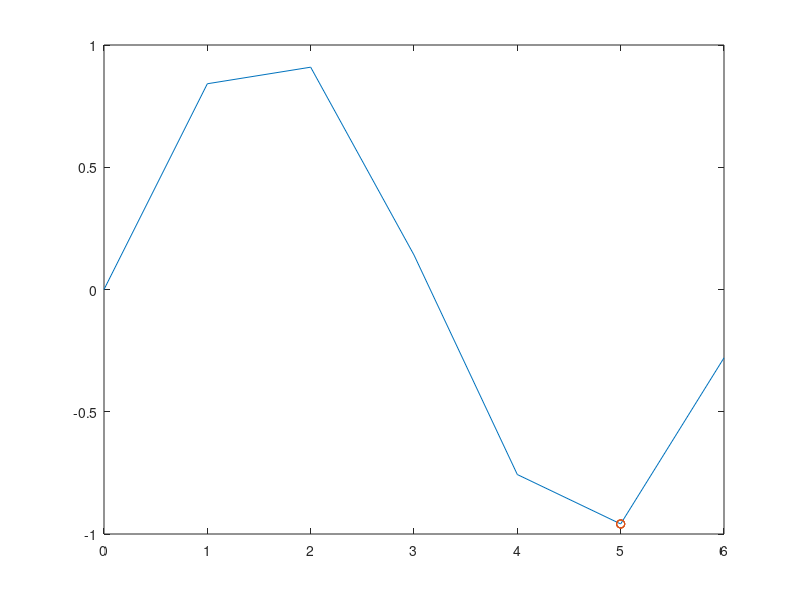

This chart was generated by the following MATLAB code:
clc;clear all;close all;
x = [0, 1, 2, 3, 4, 5, 6];
y = [0, 0.8415, 0.9093, 0.1411, -0.7568, -0.9589, -0.2794];
n = input('Enter the polynomial order (1, 2, or 3): ');
for i = 1:4
    Xk(i) = input(sprintf('Enter X%d (between 0 and 6): ', i));
end
if n == 1
    segments = {[0,1], [1,2], [2,3], [3,4], [4,5], [5,6]};
elseif n == 2
    segments = {[0,1,2], [2,3,4], [4,5,6]};
else
    segments = {[0,1,2,3], [3,4,5,6]};
end
for k = 1:4
    for s = 1:length(segments)
        idx = segments{s} + 1;
        x_seg = x(idx);
        y_seg = y(idx);
        if Xk(k) >= min(x_seg) && Xk(k) <= max(x_seg)
            Yk(k) = 0;
            for i = 1:length(x_seg)
                Li = 1;
                for j = 1:length(x_seg)
                    if j ~= i
                        Li = Li * (Xk(k) - x_seg(j)) / (x_seg(i) - x_seg(j));
                    end
                end
                Yk(k) = Yk(k) + y_seg(i) * Li;
            end
            break;
        end
    end
end
Xk
Yk
plot(x,y,Xk,Yk,'o');
